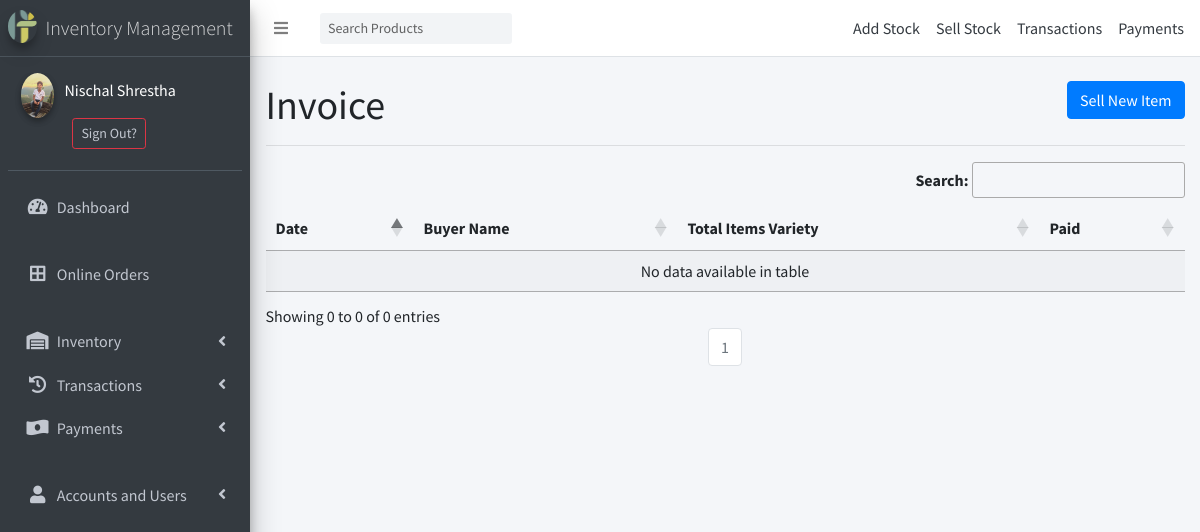
The page /invoice/ (signed in) on the database its author committed.
### accounts/models.py (models this page shows)
class User(AbstractBaseUser, PermissionsMixin):
    class Types(models.TextChoices):
        ADMIN = "ADMIN", "Admin"
        STAFF = "STAFF", "Staff"
        CUSTOMER = "CUSTOMER", "Customer"
    base_type = Types.CUSTOMER
    _type = models.CharField(
        _("Type"), max_length=50, choices=Types.choices, default=base_type
    )
    email = models.EmailField(max_length=254, unique=True)
    first_name = models.CharField(max_length=128)
    last_name = models.CharField(max_length=128)
    is_staff = models.BooleanField(default=False)
    is_superuser = models.BooleanField(default=False)
    is_active = models.BooleanField(default=True)
    last_login = models.DateTimeField(null=True, blank=True)
    date_joined = models.DateTimeField(auto_now_add=True)
    USERNAME_FIELD = 'email'
    EMAIL_FIELD = 'email'
    REQUIRED_FIELDS = ['first_name','last_name','_type']
    objects = UserManager()

### Userprofile/models.py (models this page shows, shortened)
class Profile(models.Model):
    user = models.OneToOneField(User, on_delete=models.CASCADE)
    mobile_num_regex = RegexValidator(regex="^[0-9]{9,15}$", message="Entered mobile number isn't in a right format!")
    contact = models.CharField(validators=[mobile_num_regex], max_length=13, blank=True, null=True)
    dp = models.ImageField(default='user.png',upload_to='profile_pics')

### invoice/views.py (the view)
# urls.py: path("", InvoiceListView.as_view() , name="invoice-list"),
class InvoiceListView(ListView):
    model = Invoice
    template_name = "invoice/invoice_list.html"
    context_object_name = 'invoices'
    paginate_by = 50

### inventory/context_processors.py (called while the page is built)
def category(request):
    return {
        'categories': Category.objects.parents(),
        'cart_items': Order.objects.get_or_create(user=request.user, status='NO')[0].items.all().count() if request.user.is_authenticated else None,
        }

### inventory/models.py (called while the page is built)
    def parents(self):
        qs = super(CategoryManager, self).filter(parent = None)
        return qs

### templates/invoice/invoice_list.html (shortened to what this page needs)
{% extends 'partial/base.html' %}
{% block style %}
<link rel="stylesheet" type="text/css" href="https://cdn.datatables.net/1.10.22/css/jquery.dataTables.css">
{% endblock style %}
{% block content %}
<a href="{% url 'invoice:new-invoice' %}" class="btn btn-primary" style="float:right;">Sell New Item</a>
<h1>Invoice</h1>
<hr>
<table id="table_id" class="display">
    <thead>
        <tr>
            <th>Date</th>
            <th>Buyer Name</th>
            <th>Total Items Variety</th>
            <th>Paid</th>
        </tr>
    </thead>
    <tbody>
    </tbody>
</table>
{% include "partial/pagination.html" %}
{% endblock content %}

### templates/side_nav.html (shortened to what this page needs)
{% load static %}
<aside class="main-sidebar sidebar-dark-primary elevation-4">
    <a href="/" class="brand-link">
      <img src="{% static '../media/favicon.png' %}" alt="IMS" class="brand-image img-circle elevation-3 ml-0"
           style="opacity: .8">
      <span class="brand-text font-weight-light">Inventory Management</span>
    </a>
    <div class="sidebar">
      <div class="user-panel mt-3 pb-3 mb-3 d-flex">
        {% if user.is_authenticated %}
          <div class="image">
            <img src="{{request.user.profile.dp.url}}" class="img-circle elevation-2" alt="User Image">
          </div>
          <div class="info">
          <a class="text-white mr-2" href="{% url 'profile' %}" id="navbarDropdown" role="button" aria-haspopup="true" aria-expanded="false">
            <p class="d-block">{{request.user.first_name}} {{request.user.last_name}}</p>
          </a>
          <a class="btn btn-sm btn-outline-danger" href="{% url 'account_logout' %}">Sign Out?</a>
        {% else %}
          <a class="btn mr-1 mb-1 btn-sm btn-outline-success text-light" href="{% url 'account_login' %}">Sign In</a>
          {% comment %} <a class="btn btn-sm mb-1 btn-warning text-dark" href="{% url 'account_signup' %}">Signup</a> {% endcomment %}
        {% endif %}
        </div>
      </div>
      <nav class="mt-2">
        <ul class="nav nav-pills nav-sidebar flex-column" data-widget="treeview" role="menu" data-accordion="false">
          <li class="nav-item">
            <a href="{% url 'main:admin-home' %}" class="nav-link">
              <i class="nav-icon fas fa-tachometer-alt active"></i>
              <p>
                Dashboard
              </p>
            </a>
          </li><br>
          <li class="nav-item">
            <a href="{% url 'inventory:orders-list' %}" class="nav-link">
              <i class="nav-icon fas fa-border-all active"></i>
              <p>
                Online Orders
              </p>
            </a>
          </li><br>
          {% if user.is_authenticated %}
          <li class="nav-item has-treeview menu-closed">
            <a href="#" class="nav-link">
              <i class="nav-icon fas fa-warehouse"></i>
              <p>
                Inventory
                <i class="right fas fa-angle-left"></i>
              </p>
            </a>
          </li>
          <li class="nav-item has-treeview menu-closed">
            <a href="#" class="nav-link">
              <i class="nav-icon fas fa-history"></i>
              <p>
                Transactions
                <i class="right fas fa-angle-left"></i>
              </p>
            </a>
          </li>
          <li class="nav-item has-treeview menu-closed">
            <a href="#" class="nav-link">
              <i class="nav-icon fas fa-money-bill-wave-alt"></i>
              <p>
                Payments
                <i class="right fas fa-angle-left"></i>
              </p>
            </a>
          </li>
          {% endif %}
          {% if user.is_staff %}
          <br>
          <li class="nav-item has-treeview menu-closed">
            <a href="#" class="nav-link">
              <i class="nav-icon fas fa-user"></i>
              <p>
                Accounts and Users
                <i class="right fas fa-angle-left"></i>
              </p>
            </a>
          </li>
          {% endif %}
        </ul>
      </nav>
    </div>
  </aside>

### rows shown on the page
User: user.profile.dp (picture), user.first_name "Nischal", user.last_name "Shrestha"

### other values the page prints
{{ num }} "1"
